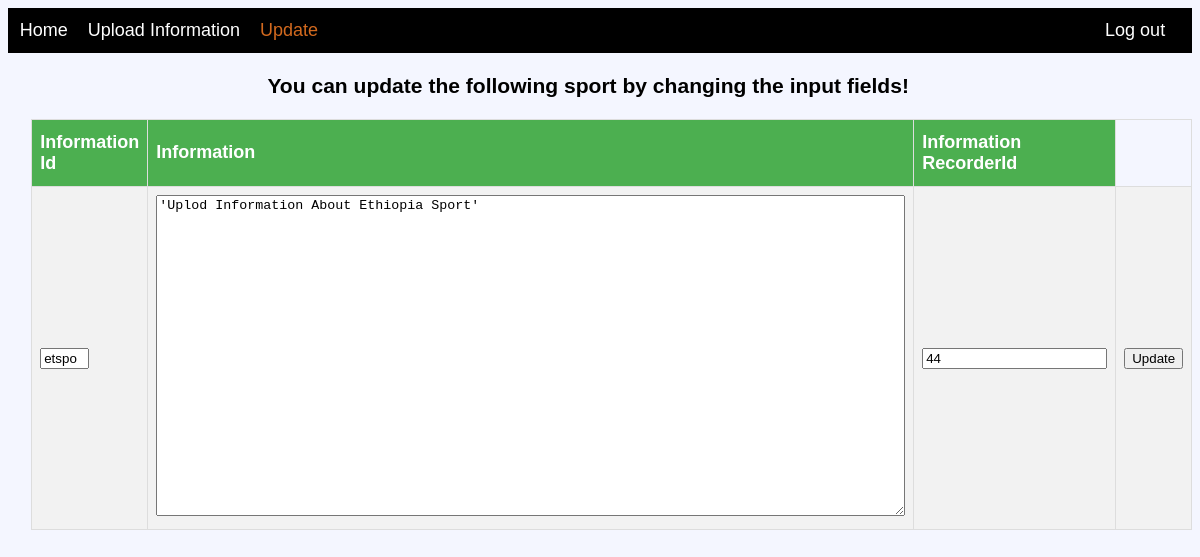
The page /updatesportpage.php (signed in) on the database its author committed.
### tables this page shows
CREATE TABLE IF NOT EXISTS `sport` (
  `info_id` varchar(30) NOT NULL,
  `spoinformation` text NOT NULL,
  `emp_id` int(11) NOT NULL,
  PRIMARY KEY (`info_id`),
  KEY `emp_id` (`emp_id`)
);

### updatesportpage.php (the view, shortened to what this page needs)
<!DOCTYPE html>
<html>
<head>
</head>
<body>
	<div id="nav">
		<a href="officer_page.php" > Home </a>
		<a href="uplodeinformation.php" >Upload Information</a>
		<a href="" class="active">Update</a>
		<a href="logout.php" style="float: right;">Log out</a>
	</div>
	<div id="content">
		<h3 style="text-align:center"> You can update the following sport by changing the input fields! </h3>
		<?php
			$select_query = "select info_id, spoinformation,emp_id from sport";
			$select_result = mysql_query($select_query);
		echo '<table>
		<tr>
					<th>Information Id </th>
					<th>Information</th>
					<th>Information RecorderId </th>
				</tr>';
			while($row = mysql_fetch_row($select_result)) {
				echo "<tr><form action=updatesport.php method=post>";
			  echo "<td><input type=text value='".$row[0]."' name=info_id size=3> </td>";
            echo"<td> <textarea name='idher'   cols='91' rows='21'>";
			echo"'".$row[1]."'
			</textarea></td>";
				echo "<td><input type=text value='".$row[2]."' name=name> </td>";
				echo "<td><input type=submit value=Update> </td></form></tr>";
			}
			echo '</table>';
		?>
	</div>
</body>

### updatesportpage.php (style rules this page uses)
body { background: #f4f6ff; overflow: auto; font-family: Verdan, Tahoma, Arial, sans-serif; font-size: 18px; }
#nav { width: 98%; background-color: black; height: 2%; color: white; overflow:hidden; padding: 1%; }
#nav a { text-decoration:none; color: white; padding-right:15px; }
#nav a.active { color:chocolate; }
#content { width: 98%; height: auto; }
table { position: relative; width:74%; left:2%; }
table,th,td { border-collapse:collapse; border: 1px solid #ddd;; }
th,td { padding: 8px; }
th { padding-top: 12px; padding-bottom: 12px; text-align: left; background-color: #4CAF50; color: white; }
tr:nth-child(even) { background-color: #f2f2f2; }

### rows shown on the page
sport: info_id "etspo", idher "'Uplod Information About Ethiopia Sport'", name "44"
